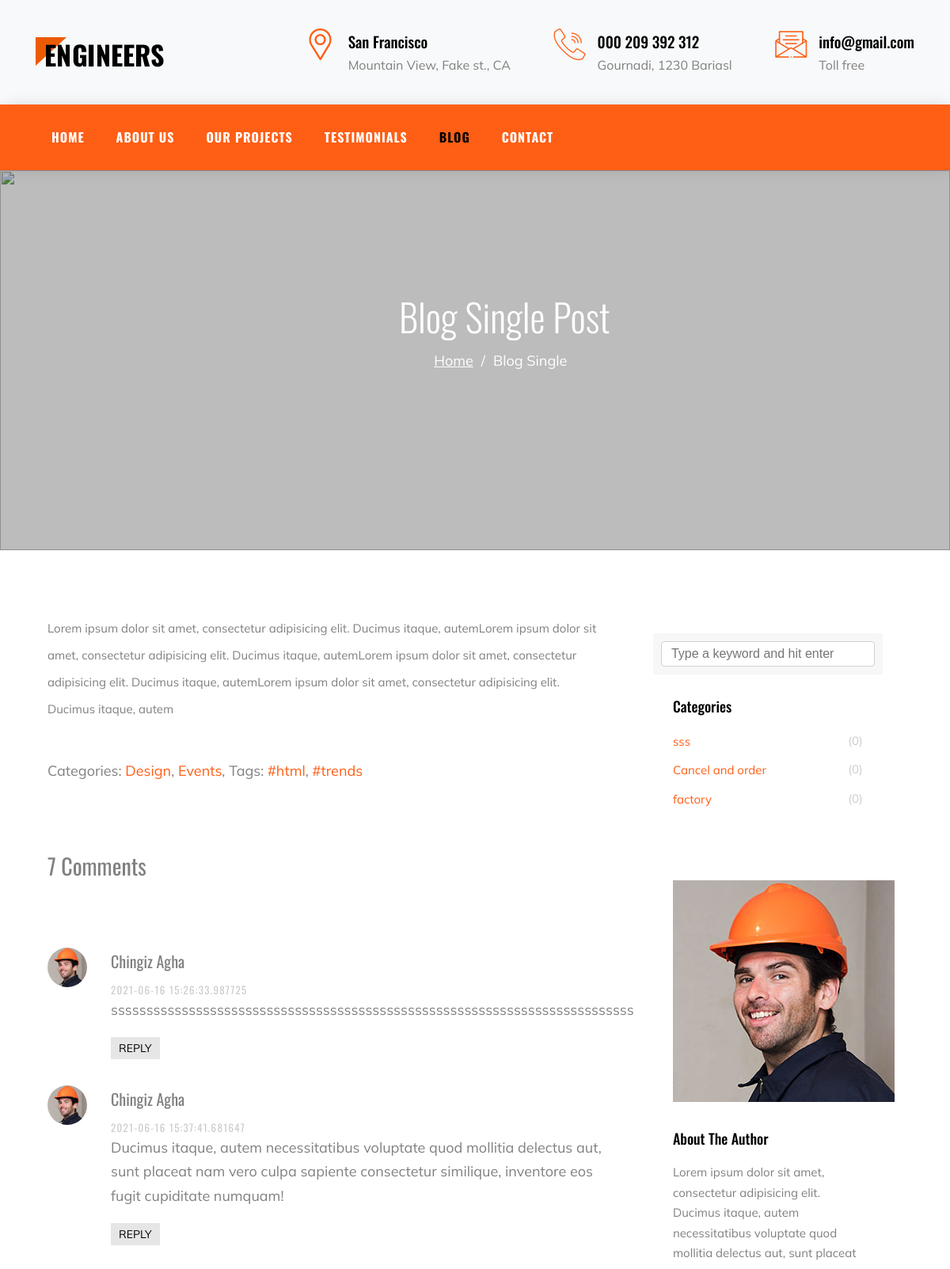
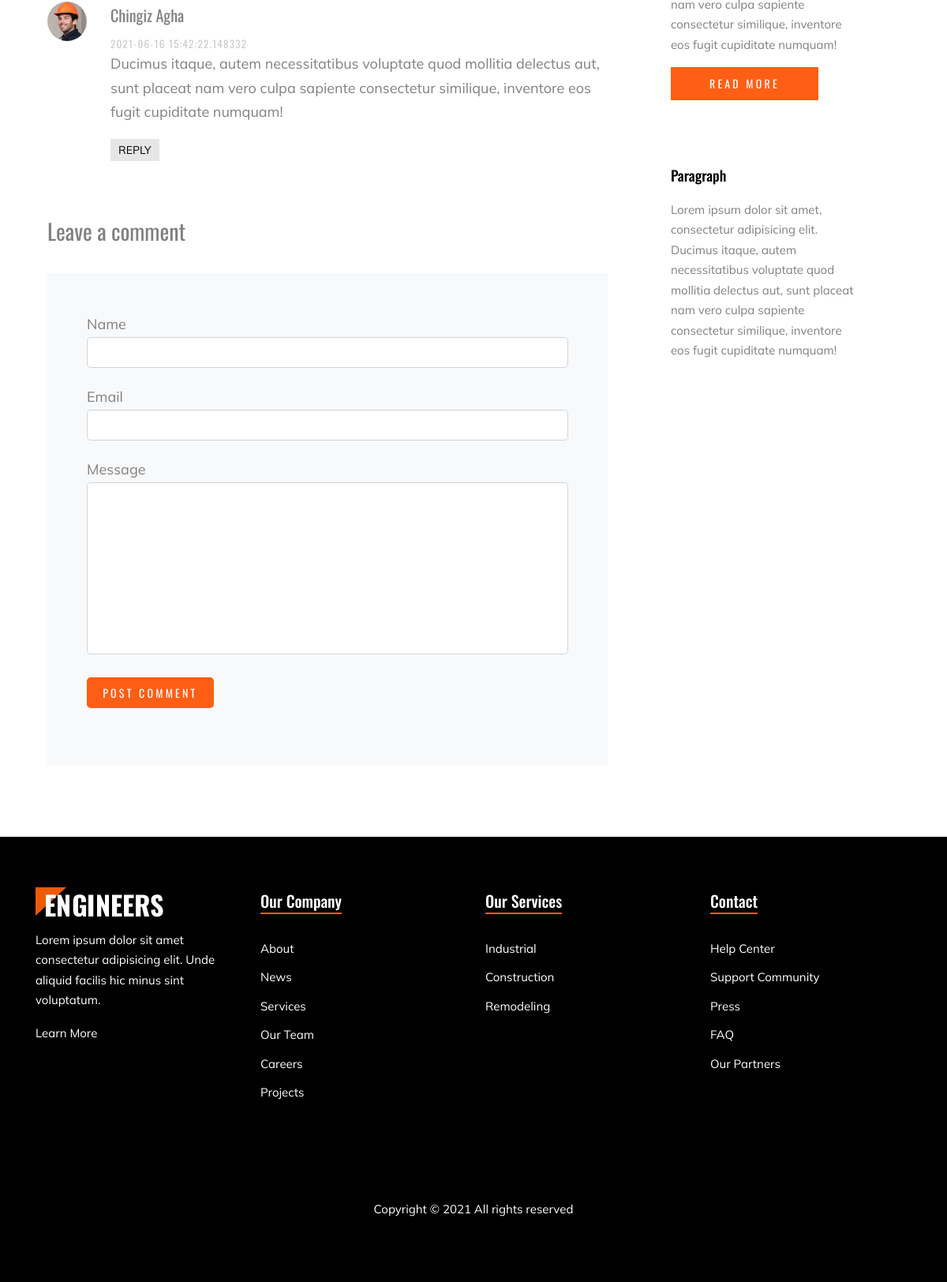
/single/2, run on the app's committed database (2 pictures, top to bottom).
### engineers/models.py (models this page shows, shortened)
class Address(db.Model):
    id = db.Column(db.Integer, primary_key=True)
    icon = db.Column(db.String(20), nullable=True)
    desc = db.Column(db.String(50), nullable=False)
    big_desc = db.Column(db.String(75), nullable=False)

class Blog(db.Model):
    id = db.Column(db.Integer, primary_key=True)
    title = db.Column(db.String(80), nullable=False)
    name = db.Column(db.String(20), nullable=False)
    image = db.Column(db.String(20), default='uploads/default.png')
    desc = db.Column(db.Text, nullable=False)
    category = db.Column(db.Integer, db.ForeignKey('blogcategory.id'), nullable=False)
    comment = db.relationship('Comment', backref='blog', lazy=True, cascade='all,delete')

class Comment(db.Model):
    id = db.Column(db.Integer, primary_key=True)
    author = db.Column(db.String(32), nullable=False)
    mail = db.Column(db.String(32), nullable=False)
    text = db.Column(db.String(140), nullable=False)
    timestamp = db.Column(db.DateTime(), default=datetime.utcnow, index=True)
    blog_id = db.Column(db.Integer, db.ForeignKey('blog.id'), nullable=False)

class BlogCategory(db.Model):
    __tablename__ = 'blogcategory'
    id = db.Column(db.Integer, primary_key=True)
    title = db.Column(db.String(50), nullable=False)
    category = db.relationship(Blog, backref='blogcategories', lazy=True, cascade='all,delete')

### engineers/controllers.py (the view, shortened to what this page needs)
@app.route('/single/<id>', methods=['GET', 'POST'])
def single(id):
    address = Address.query.all()
    comment = Comment.query.filter_by(blog_id=id)
    blog = Blog.query.get_or_404(id)
    form = CommentForm()
    comment_count = Blog.query.filter(Comment.blog_id==Blog.comment).count()
    category_count = BlogCategory.query.filter(Blog.category == BlogCategory.category).count()
    category = BlogCategory.query.all()
    return render_template('app/single-blog.html', blog=blog, address=address, comment=comment, form=form, category=category, comment_count=comment_count, category_count=category_count)

### engineers/forms.py
class CommentForm(FlaskForm):
    name = StringField('Name', validators=[DataRequired(), Length(min=3, max=15)])
    email = StringField('Email', validators=[DataRequired(), Email()])
    text = TextAreaField('Message', validators=[DataRequired(), Length(min=20, max=200)])
    date = DateField('Posted Date', format='%d-%m-%Y')
    submit = SubmitField('POST COMMENT')

### engineers/templates/app/single-blog.html (shortened to what this page needs)
{% extends 'app/base.html' %}
{% block content %}
    <menu>
        <div class="row nav-sticky">
            <div class="row-nav col-12 ff-oswald">
                <ul class="d-flex nav-ul color-fff">
                    <li class="nav-li"><a href="/index">Home</a></li>
                    <li class="nav-li"><a href="/about">About Us</a></li>
                    <li class="nav-li"><a href="/projects">Our Projects</a></li>
                    <li class="nav-li"><a href="/testi">Testimonials</a></li>
                    <li class="nav-li"><a href="/blog" class="selected">Blog</a></li>
                    <li class="nav-li"><a href="/contact">Contact</a></li>
                </ul>
            </div>
        </div>
    </menu>
    <section>
        <figure class="bg-img-fig height-60vh">
            <div class="overlay"></div>
            <img src="{{ url_for('static', filename='img/hero_1.jpg')}}" alt="" class="bg-img user-none">
            <div class="row-title ">
                <div class="about-section-title txt-algn-cnt max-w-1140 p-abs margin-0-auto">
                    <h2 class="margin-0">Blog Single Post</h2>
                    <p class="d-flex jc-center ff-mulish ">
                        <a href="/index" class="color-fff margin-r-1">Home</a>
                        <span class="margin-r-1">/</span>
                        <span class="margin-r-1">Blog Single</span>
                    </p>
                </div>
            </div>
        </figure>
    </section>
    <div class="block-single-blog">
        <div class="container max-w-1140">
            <div class="row d-flex">
                <div class="col-8 single-blog-text pt-5rem p-r-l-15px">
                    <div class="section-p">
                        {{blog.desc|safe}}
                    </div>
                    <div class="pt-3rem ff-mulish single-blog-categories">
                        <p>
                            Categories: <a href="#">Design</a>, <a href="#">Events</a>, Tags: <a href="#">#html</a>, <a
                                href="#">#trends</a>
                        </p>
                    </div>
                    <div class="pt-5rem single-blog-comment">
                        <h3 class="margin-bottom-5rem first-h3">{{ comment_count }} Comments</h3>
                        {% for comment in comment %}
                        <ul class="comment-section">
                            <li class="comment d-flex">
                                <figure class="comment-profile-fig">
                                    <img src="{{ url_for('static', filename='img/person_4_sq.jpg')}}" alt="">
                                </figure>
                                <div class="comment-main">
                                    <h3>{{comment.author}}</h3>
                                    <div class="comment-time">
                                        {{comment.timestamp}}
                                    </div>
                                    <p>
                                        {{comment.text}}
                                    </p>
                                    <p>
                                        <a href="#addcomment" class="comment-reply">Reply</a>
                                    </p>
                                </div>
                            </li>
                        </ul>
                        {% endfor %}
                        <h3 class="first-h3 margin-bottom-3 margin-top-3rem " id=addcomment>
                            Leave a comment
                        </h3>
                        <div class="comment-form-div">
                            <form action="/single/{{blog.id}}", method='POST'>
                                <div class="form-comment">
                                    {{form.name.label}}
                                    {{form.name(class="form-comment-input")}}
                                </div>
                                <div class="form-comment">
                                    {{form.email.label}}
                                    {{form.email(class="form-comment-input")}}
                                </div>
                                <div class="form-comment">
                                    {{form.text.label}}
                                    {{form.text(cols="30", rows="10", class="form-comment-input")}}
                                </div>
                                <div class="form-comment">
                                    {{form.submit(class="btn-orange-contact comment-button")}}
                                </div>
                            </form>
                        </div>
                    </div>
                </div>
                <div class="col-4 single-blog-sidebar pt-5rem p-r-l-15px">
                    <div class="sidebox">
                        <form action="#" class="form-search">
                            <div>
                                <input type="text" placeholder="Type a keyword and hit enter" class="form-input">
                            </div>
                        </form>
                    <div class="sidebox">
                        <div class="sidebox-categories">
                            <h3>Categories</h3>
                            {% for category in category %}
                            <ul>
                                <li class="p-rel">
                                    <a href="#">{{category.title}}
                                        <span class="p-abs color-ccc ">({{category_count}})</span>
                                    </a>
                                </li>
                            </ul>
                            {% endfor %}
                        </div>
                    </div>
                    <div class="sidebox">
                        <img src="{{ url_for('static', filename='img/person_4_sq.jpg')}}" alt="">
                        <h3>
                            About The Author
                        </h3>
                        <p class="margin-b-1 ff-mulish">
                            Lorem ipsum dolor sit amet, consectetur adipisicing elit. Ducimus itaque, autem necessitatibus voluptate quod mollitia delectus aut, sunt placeat nam vero culpa sapiente consectetur similique, inventore eos fugit cupiditate numquam!
                        </p>
                        <p>
                            <a href="#" class="btn-orange-contact">Read More</a>
                        </p>
                    </div>
                    <div class="sidebox">
                        <h3>
                            Paragraph
                        </h3>
                        <p class="margin-b-1 ff-mulish">
                            Lorem ipsum dolor sit amet, consectetur adipisicing elit. Ducimus itaque, autem necessitatibus voluptate quod mollitia delectus aut, sunt placeat nam vero culpa sapiente consectetur similique, inventore eos fugit cupiditate numquam!
                        </p>
                    </div>
                 </div>
                </div>
            </div>
        </div>
    </div>
    {% endblock %}

### engineers/templates/includes/header.html
<header>
    <section id="section-head-1">
        <div class="container container-head">
            <div class="row row-head-contact d-flex">
                <figure class="img-head-contact">
                    <a href="#"><img src="{{ url_for('static', filename='img/logo.png')}}" alt="logo-engineers" class="img-logo"></a>
                </figure>
                {% for add in address %}
                <div class="box-head-contact d-flex">
                    <i class="{{add.icon}} head-icon"></i>
                    <div class="contact-text">
                        <div class="top-text ff-oswald f-weight">{{add.desc}}</div>
                        <div class="bottom-text ff-mulish">{{add.big_desc}}</div>
                    </div>
                </div>
                {% endfor %}
            </div>
        </div>
    </section>
</header>

### engineers/static/css/grid.css (style rules this page uses)
.col-4 { width: 33.33%; }
.col-8 { width: 66.66%; }
.col-12 { width: 100%; }

### engineers/static/css/utilities.css (style rules this page uses)
img { width: 100%; height: 100%; }
ul { list-style: none; margin: 0; padding: 0; }
a { text-decoration: none; color: #000; }
textarea { resize: none; }
.d-flex { display: flex; }
.ff-oswald { font-family: 'Oswald', sans-serif; }
.ff-mulish { font-family: 'Mulish', sans-serif; }
h2 { font-weight: 300; margin: 0; }
.max-w-1140 { max-width: 1140px; }
.margin-0-auto { margin: 0 auto; }
.jc-center { justify-content: center; }
.txt-algn-cnt { text-align: center; }
.height-60vh { height: 60vh !important; }
.color-fff { color: #fff !important; }
.p-rel { position: relative; }
.p-abs { position: absolute; }
.user-none { user-select: none; }
.margin-0 { margin: 0; }
.margin-r-1 { margin-right: 10px; }
.margin-b-1 { margin-bottom: 1rem; }
.margin-bottom-3 { margin-bottom: 30px !important; }
.margin-top-3rem { margin-top: 3rem; }
.margin-bottom-5rem { margin-bottom: 5rem; }
.pt-3rem { padding-top: 3rem; }
.pt-5rem { padding-top: 5rem; }
.p-r-l-15px { padding-right: 15px; padding-left: 15px; }
.f-weight { font-weight: 500; }
.color-ccc { color: #ccc; }
.selected { color: #000 !important; }
._active { transform: translateY(0%); opacity: 1; transition: all 1.2s ease 0s; }

### data on the page
Address: desc "San Francisco", big_desc "Mountain View, Fake st., CA"
Address: desc "000 209 392 312", big_desc "Gournadi, 1230 Bariasl"
Address: desc "info@gmail.com", big_desc "Toll free"
Blog: desc "Lorem ipsum dolor sit amet, consectetur adipisicing elit. Ducimus itaque, autem Lorem ipsum dolor sit amet, consectetur adipisicing elit. Ducimus itaque, autem Lorem ipsum dolor sit amet, consectetur adipisicing elit. Ducimus itaque, autem Lorem ipsum dolor sit amet, consectetur adipisicing elit. Ducimus itaque, autem"
Comment: author "Chingiz Agha", timestamp "2021-06-16 15:26:33.987725", text "ssssssssssssssssssssssssssssssssssssssssssssssssssssssssssssssssssssssssssssssssssssssss"
Comment: author "Chingiz Agha", timestamp "2021-06-16 15:37:41.681647", text "Ducimus itaque, autem necessitatibus voluptate quod mollitia delectus aut, sunt placeat nam vero culpa sapiente consectetur similique, inventore eos fugit cupiditate numquam!"
Comment: author "Chingiz Agha", timestamp "2021-06-16 15:42:22.148332", text "Ducimus itaque, autem necessitatibus voluptate quod mollitia delectus aut, sunt placeat nam vero culpa sapiente consectetur similique, inventore eos fugit cupiditate numquam!"
BlogCategory: title "sss", category_count "0"
BlogCategory: title "Cancel and order", category_count "0"
BlogCategory: title "factory", category_count "0"

### other printed values
{{ comment_count }} "7"
